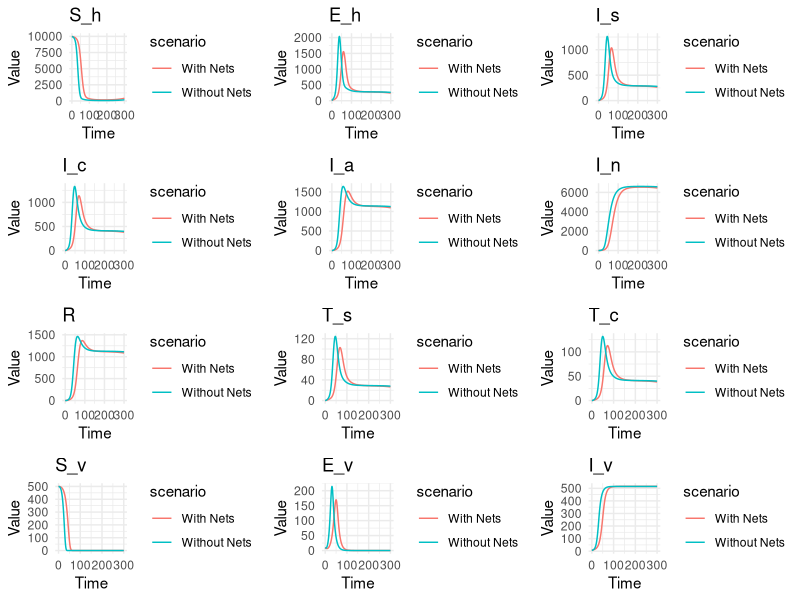

Generate this figure with R:
# Load necessary libraries
library(deSolve)  # For solving differential equations
library(ggplot2)  # For plotting
library(gridExtra)  # For arranging multiple plots
library(reshape2)  # For reshaping data

# Function to calculate the seasonal variation in transmission
# time: Time variable
# amplitude: Amplitude of the seasonal variation
# phase_shift: Shift in the phase of the seasonal cycle
seasonal_modulation <- function(time, amplitude, phase_shift) {
  return(1 + amplitude * cos(2 * pi * (time - phase_shift) / 365))
}

# Function to calculate the effective reduction in transmission due to mosquito nets
# N_net: Number of mosquito nets distributed
# u_net: Usage rate of distributed nets (0-1)
# k_net: Effectiveness of nets (0-1, where 1 is 100% effective)
# Nh: Total human population
calculate_net_effect <- function(N_net, u_net, k_net, Nh) {
  net_coverage = (N_net / Nh) * u_net
  effective_reduction = net_coverage * k_net
  return(effective_reduction)
}

# Define the system of differential equations (SEIRV model)
# time: Current time in the simulation
# state: Current state of the system (populations in each compartment)
# parameters: Parameters of the model
disease_model <- function(time, state, parameters) {
  with(as.list(c(state, parameters)), {
    
    # Calculate the reduction in transmission due to nets if intervention is active
    if (time >= net_start_time && use_net_intervention) {
      effective_reduction <- calculate_net_effect(N_net, u_net, k_net, N_h)
    } else {
      effective_reduction <- 0
    }
    
    # Calculate seasonal modulation of transmission
    seas <- seasonal_modulation(time, amplitude, phase_shift)
    
    # Force of infection for humans
    FOIh <- (beta_hv * I_v / N_h) * seas * (1 - effective_reduction)
    
    # Human population equations
    dS_h <- -FOIh * S_h + delta * R  # Susceptible humans
    dE_h <- FOIh * S_h - psi * (alpha_s + alpha_c * (1 - alpha_s) + alpha_a * (1 - alpha_c) * (1 - alpha_s) + (1 - alpha_a) * (1 - alpha_c) * (1 - alpha_s)) * E_h  # Exposed humans
    dI_s <- psi * alpha_s * E_h + sigma_s * R + mu_c * I_c - (gamma_s + theta_s) * I_s  # Symptomatic infected humans
    dI_c <- alpha_c * (1 - alpha_s) * psi * E_h + sigma_c * R + gamma_s * I_s + mu_a * I_a - (theta_c + gamma_c + mu_c) * I_c  # Clinically infected humans
    dI_a <- alpha_a * (1 - alpha_c) * (1 - alpha_s) * psi * E_h + gamma_c * I_c + mu_n * I_n + sigma_a * R - (mu_a + gamma_a) * I_a  # Asymptomatic infected humans
    dI_n <- psi * (1 - alpha_a) * (1 - alpha_c) * (1 - alpha_s) * E_h + gamma_a * I_a + sigma_n * R - (mu_n + kappa_n) * I_n  # Non-specific infected humans
    dR <- kappa_s * T_s + kappa_c * T_c + kappa_n * I_n - (delta + sigma_s + sigma_c + sigma_a + sigma_n) * R  # Recovered humans
    dT_s <- theta_s * I_s - kappa_s * T_s  # Treated symptomatic humans
    dT_c <- theta_c * I_c - kappa_c * T_c  # Treated clinically infected humans
    
    # Vector population equations
    FOIv <- ((I_c + I_a + I_s + I_n) / N_v) * beta_vh * seas * (1 - effective_reduction)
    dS_v <- -FOIv * S_v  # Susceptible vectors
    dE_v <- FOIv * S_v - omega * E_v  # Exposed vectors
    dI_v <- omega * E_v  # Infected vectors
    
    # Return the rates of change
    list(c(dS_h, dE_h, dI_s, dI_c, dI_a, dI_n, dR, dT_s, dT_c, dS_v, dE_v, dI_v))
  })
}



# Initial conditions
initial_state <- c(
  S_h = 9990, E_h = 6, I_s = 1, I_c = 1, I_a = 1, I_n = 1, R = 0, T_s = 0, T_c = 0,
  S_v = 500, E_v = 10, I_v = 5
)

# Parameters
parameters <- c(
  beta_hv = 0.9,        # Transmission rate from vectors to humans: Probability of transmission per contact from a vector to a human.
  beta_vh = 0.5,        # Transmission rate from humans to vectors: Probability of transmission per contact from a human to a vector.
  
  alpha_s = 0.5,        # Proportion of exposed individuals progressing to symptomatic infection (I_s).
  alpha_c = 0.5,        # Proportion of exposed individuals progressing to clinical infection (I_c).
  alpha_a = 0.5,        # Proportion of exposed individuals progressing to asymptomatic infection (I_a).
  
  sigma_s = 0.01,       # Rate at which symptomatic infections progress to recovery or death.
  sigma_c = 0.01,       # Rate at which clinical infections progress to recovery or death.
  sigma_a = 0.01,       # Rate at which asymptomatic infections progress to recovery or death.
  sigma_n = 0.01,       # Rate at which infection in vectors (I_n) progresses.
  
  gamma_s = 0.1,        # Rate of recovery or death from symptomatic infections (I_s).
  gamma_c = 0.1,        # Rate of recovery or death from clinical infections (I_c).
  gamma_a = 0.1,        # Rate of recovery or death from asymptomatic infections (I_a).
  
  theta_s = 0.05,       # Rate of treatment or intervention for symptomatic infections (I_s).
  theta_c = 0.05,       # Rate of treatment or intervention for clinical infections (I_c).
  
  mu_n = 0.01,          # Mortality rate for vectors (I_n).
  mu_c = 0.01,          # Mortality rate for clinical infections (I_c).
  mu_a = 0.01,          # Mortality rate for asymptomatic infections (I_a).
  kappa_n = 0.01,       # Rate at which vectors (I_n) are removed from the population.
  
  kappa_s = 0.5,        # Clearance rate for symptomatic infections (T_s).
  kappa_c = 0.5,        # Clearance rate for clinical infections (T_c).
  
  delta = 0.05,         # Natural death rate for humans.
  
  omega = 0.1,          # Transmission rate from vector to vector.
  
  N_h = 1000,           # Total number of humans in the population.
  N_v = 1000,           # Total number of vectors in the population.
  
  psi = 0.2,            # Probability of transmission per contact between humans and vectors.
  
  amplitude = 0.8,      # Amplitude of the seasonal variation in transmission.
  
  phase_shift = 180,    # Phase shift of the seasonal variation in transmission, in days.
  
  N_net = 6000,         # Total number of mosquito nets available.
  u_net = 0.5,          # Usage rate of mosquito nets (fraction of nets used).
  k_net = 0.2,          # Effectiveness of mosquito nets in reducing transmission.
  
  net_start_time = 1    # Time (in days) when mosquito nets are introduced into the model.
)


# Time sequence
time <- seq(0, 300, by = 1)

# Solve the model with nets
parameters["use_net_intervention"] <- TRUE
output_with_nets <- ode(y = initial_state, times = time, func = disease_model, parms = parameters)

# Solve the model without nets
parameters["use_net_intervention"] <- FALSE
output_without_nets <- ode(y = initial_state, times = time, func = disease_model, parms = parameters)

# Convert outputs to data frames for plotting
output_with_nets_df <- as.data.frame(output_with_nets)
output_with_nets_df$scenario <- "With Nets"
output_without_nets_df <- as.data.frame(output_without_nets)
output_without_nets_df$scenario <- "Without Nets"

# Combine the data frames
combined_output_df <- rbind(output_with_nets_df, output_without_nets_df)

# Melt the data for ggplot2
output_long <- melt(combined_output_df, id.vars = c("time", "scenario"))

# Define compartments in the same order as in the model
compartments <- c("S_h", "E_h", "I_s", "I_c", "I_a", "I_n", "R", "T_s", "T_c", "S_v", "E_v", "I_v")

# Create a list to store individual plots
plot_list <- list()

# Generate plots for each compartment
for (compartment in compartments) {
  p <- ggplot(subset(output_long, variable == compartment), aes(x = time, y = value, color = scenario)) +
    geom_line() +
    labs(title = compartment, x = "Time", y = "Value") +
    theme_minimal()
  plot_list[[compartment]] <- p
}

# Arrange plots in a 4x3 grid
grid.arrange(grobs = plot_list, ncol = 3, nrow = 4)

rowSums(output_with_nets[,2:10])
rowSums(output_with_nets[,11:13])
